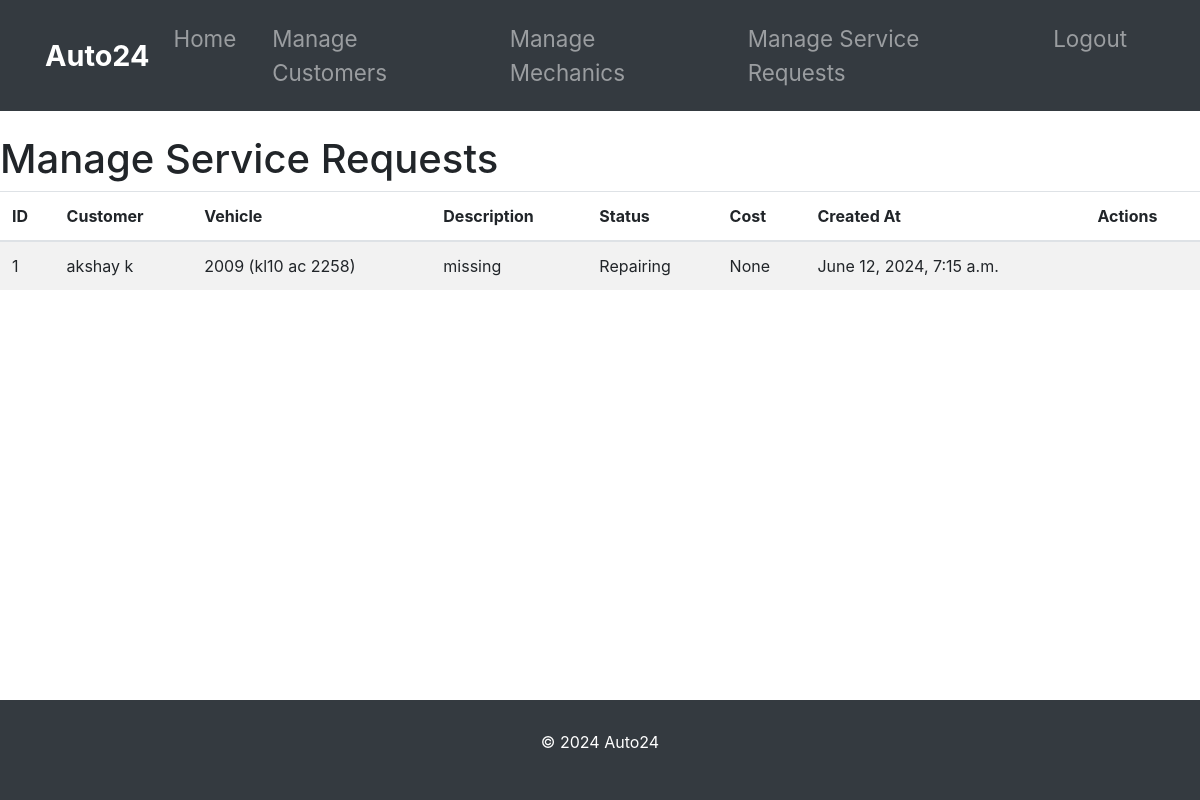
Before: /adminpage/manage-service-requests/ (signed in) with the older database file.
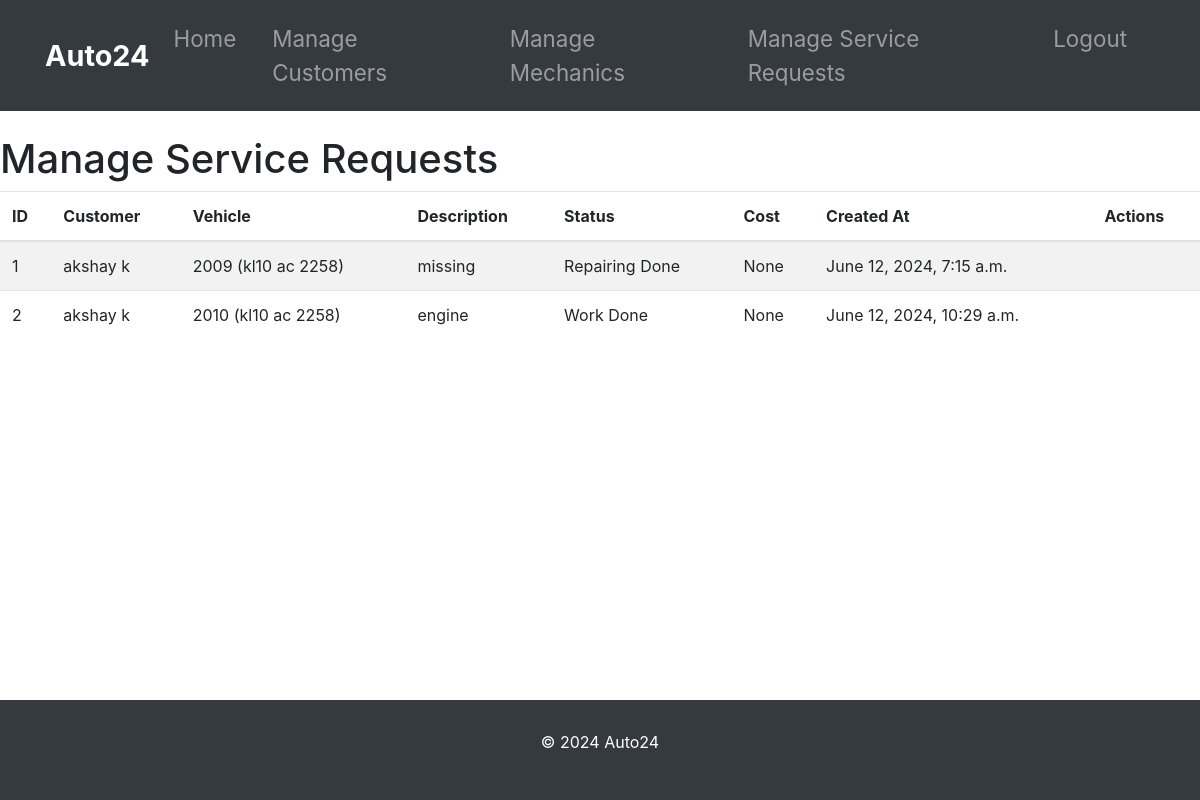
After: the same page with the newer database file.
### customer_management/models.py (models this page shows, shortened)
class ServiceRequest(models.Model):
    STATUS_CHOICES = [
        ('Pending', 'Pending'),
        ('Approved', 'Approved'),
        ('Repairing', 'Repairing'),
        ('Repairing Done', 'Repairing Done'),
        ('Released', 'Released')
    ]
    customer = models.ForeignKey(Customer, on_delete=models.CASCADE, related_name='service_requests')
    vehicle = models.ForeignKey(Vehicle, on_delete=models.CASCADE, related_name='service_requests')
    problem_description = models.TextField()
    status = models.CharField(max_length=20, choices=STATUS_CHOICES, default='Pending')
    cost = models.DecimalField(max_digits=10, decimal_places=2, null=True, blank=True)
    created_at = models.DateTimeField(default=timezone.now)

class Customer(models.Model):
    user = models.OneToOneField(User, on_delete=models.CASCADE)
    profile_pic = models.ImageField(upload_to='profile_pic/CustomerProfilePic/', null=True, blank=True)
    address = models.CharField(max_length=40)
    mobile = models.CharField(max_length=20, null=False)
    @property
    def get_name(self):
        return self.user.first_name + " " + self.user.last_name

class Vehicle(models.Model):
    number = models.CharField(max_length=20)
    model = models.CharField(max_length=100)
    customer = models.ForeignKey(Customer, on_delete=models.CASCADE, related_name='vehicles')
    def __str__(self):
        return f"{self.model} ({self.number})"

### admin_management/views.py (the view)
# urls.py: path('adminpage/manage-service-requests/', views.manage_service_requests, name='manage_service_requests'),
@staff_member_required
def manage_service_requests(request):
    service_requests = ServiceRequest.objects.all()
    return render(request, 'adminpage/manage_service_requests.html', {'service_requests': service_requests})

### templates/adminpage/manage_service_requests.html (shortened to what this page needs)
{% extends 'adminpage/base.html' %}
{% block content %}
<div class="mt-4">
    <h1>Manage Service Requests</h1>
    <table class="table table-striped">
        <thead>
            <tr>
                <th>ID</th>
                <th>Customer</th>
                <th>Vehicle</th>
                <th>Description</th>
                <th>Status</th>
                <th>Cost</th>
                <th>Created At</th>
                <th>Actions</th>
            </tr>
        </thead>
        <tbody>
            {% for service_request in service_requests %}
            <tr>
                <td>{{ service_request.id }}</td>
                <td>{{ service_request.customer.get_name }}</td>
                <td>{{ service_request.vehicle }}</td>
                <td>{{ service_request.problem_description }}</td>
                <td>{{ service_request.get_status_display }}</td>
                <td>{{ service_request.cost }}</td>
                <td>{{ service_request.created_at }}</td>
                <td>
                </td>
            </tr>
            {% endfor %}
        </tbody>
    </table>
</div>
{% endblock %}

### templates/adminpage/base.html (shortened to what this page needs)
{% load static %}
<!DOCTYPE html>
<html lang="en">
<head>
    <link rel="stylesheet" href="https://stackpath.bootstrapcdn.com/bootstrap/4.5.2/css/bootstrap.min.css">
    <link rel="stylesheet" href="https://cdnjs.cloudflare.com/ajax/libs/font-awesome/5.15.3/css/all.min.css">
</head>
<body>
    <header>
        <nav class="navbar navbar-expand-lg navbar-dark">
            <div class="container">
                <a class="navbar-brand" href="#">Auto24</a>
                <div class="collapse navbar-collapse" id="navbarNav">
                    <ul class="navbar-nav">
                        <li class="nav-item">
                            <a class="nav-link" href="{% url 'admin_home' %}">Home</a>
                        </li>
                        <li class="nav-item">
                            <a class="nav-link" href="{% url 'manage_customers' %}">Manage Customers</a>
                        </li>
                        <li class="nav-item">
                            <a class="nav-link" href="{% url 'manage_mechanics' %}">Manage Mechanics</a>
                        </li>
                        <li class="nav-item">
                            <a class="nav-link" href="{% url 'manage_service_requests' %}">Manage Service Requests</a>
                        </li>
                        <li class="nav-item">
                            <a class="nav-link" href="{% url 'admin_logout' %}">Logout</a>
                        </li>
                    </ul>
                </div>
            </div>
        </nav>
    </header>
    <main>
        {% block content %}
        {% endblock %}
    </main>
    <footer class="footer py-3">
        <div class="container text-center">
            <p>&copy; 2024 Auto24</p>
        </div>
    </footer>
</body>
</html>

### templates/adminpage/base.html (style rules this page uses)
.navbar { background-color: #343a40; padding: 14px 0; }
.navbar-brand { color: #fff; font-weight: bold; font-size: 1.8rem; }
.navbar-nav .nav-link { color: #fff; font-size: 1.4rem; margin-right: 20px; }
.navbar-collapse { justify-content: flex-end; }
footer.footer { background-color: #343a40; color: #fff; text-align: center; min-height: 100px; display: flex; align-items: center; justify-content: center; }
body { display: flex; flex-direction: column; min-height: 100vh; }
main { flex: 1; }

Changed rows visible on the page:
changed ServiceRequest "missing": status "Repairing" → "Repairing Done"
added ServiceRequest: id "2", customer.get_name "akshay k", vehicle "2010 (kl10 ac 2258)", problem_description "engine", status "Work Done", cost "None", created_at "June 12, 2024, 10:29 a.m."
